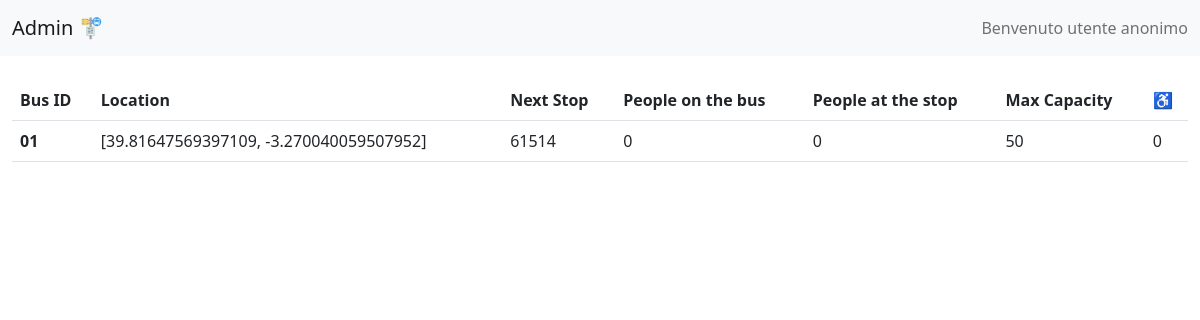
The app's page /bus-admin, older data.
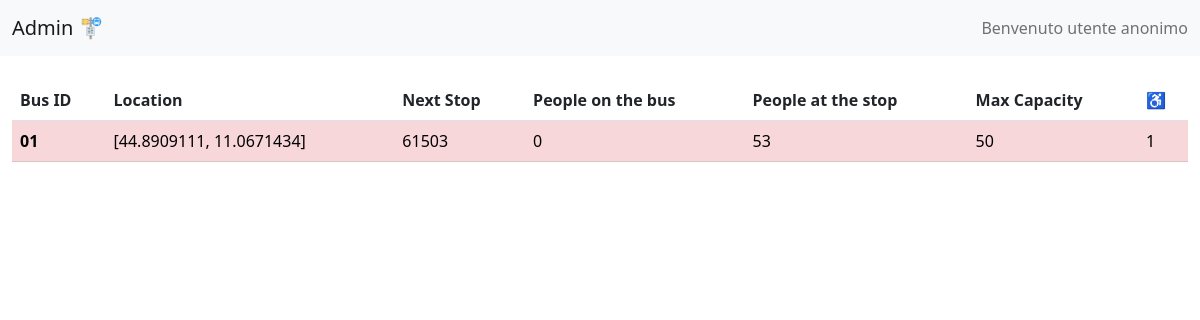
The same page, newer data.
### models.py (models this page shows, shortened)
class Bus(db.Model):
    __tablename__ = "buses"
    id = db.Column(db.String(10), primary_key=True)
    position = db.Column(db.String(80), unique=False, nullable=False)
    stop_id = db.Column(db.String(50), nullable=True)
    seatsCount = db.Column(db.Integer(), nullable=True)

class Stop(db.Model):
    __tablename__ = "stops"
    id = db.Column(db.String(10), primary_key=True)
    position = db.Column(db.String(80), unique=False, nullable=False)
    name = db.Column(db.String(50), nullable=True)
    people = db.Column(db.Integer(), nullable=True)
    hButton = db.Column(db.Integer(), nullable=True)

### app.py (the view)
@app.route("/bus-admin")
def admin():
    datasetBus=[]
    buses = Bus.query.all()
    for bus in buses:
        stop = Stop.query.filter_by(id = bus.stop_id).first()
        datasetBus.append({
            "id": bus.id,
            "loc": bus.position,
            "seats":int(bus.seatsCount),
            "next": stop.id,
            "hButton": stop.hButton,
            "people": int(stop.people) if stop.people != None else 0,
            "max": 50
        })
    return render_template('back.html', data=datasetBus, name = "Admin")

### app.py (called while the page is built)
@app.before_request
def session_handler():
    session.permanent = True
    app.permanent_session_lifetime = timedelta(minutes=1)

### templates/back.html (shortened to what this page needs)
{% extends 'baseof.html' %} {% block titlepage %}{{name}}{% endblock %}  {% block content %}
<table class="table">
  <thead>
    <tr>
      <th scope="col">Bus ID</th>
      <th scope="col">Location</th>
      <th scope="col">Next Stop</th>
      <th scope="col">People on the bus</th>
      <th scope="col">People at the stop</th>
      <th scope="col">Max Capacity</th>
      <th scope="col">♿️</th>
    </tr>
  </thead>
  <tbody>
    {%for bus in data%}
    <tr {%if bus.seats + bus.people > bus.max %}class="table-danger"{%endif%}</tr>
      <th scope="row">{{bus.id}}</th>
      <td>{{bus.loc}}</td>
      <td>{{bus.next}}</td>
      <td>{{bus.seats}}</td>
      <td>{{bus.people}}</td>
      <td>{{bus.max}}</td>
      <td>{{bus.hButton}}</td>
    </tr>
    {%endfor%}
  </tbody>
</table>
{% endblock %}

### templates/baseof.html (shortened to what this page needs)
<!DOCTYPE html>
<html lang="en">
  <head>
    <link
      href="https://cdn.jsdelivr.net/npm/bootstrap@5.2.3/dist/css/bootstrap.min.css"
      rel="stylesheet"
    />
    <link
      rel="stylesheet"
      href="https://unpkg.com/leaflet@1.9.3/dist/leaflet.css"
    />
    <link
      rel="stylesheet"
      href="{{ url_for('static',filename='/style.css') }}"
    />
  </head>
  <body>
    <section class="content">
      <header>
        <nav class="navbar navbar-expand-lg bg-light">
          <div class="container-fluid">
            <a class="navbar-brand" href="/"
              >{% block titlepage %}{% endblock %} 🚏</a
            >
            <span class="navbar-text">
              {% if current_user.is_authenticated %} Benevenuto {{
              current_user.name }}
              {% else %} Benvenuto utente anonimo
              {% endif %}
            </span>
          </div>
        </nav>
      </header>
      <div class="container-fluid mt-4">{% block content %} {% endblock %}</div>
    </section>
  </body>
</html>

Row changes from the older to the newer data that the page shows:
no longer on this page (row unchanged): Stop: next "61514"
now on this page (row edited): Stop: next "61503"
Text that changed along with them:
new list line: "01 [44.8909111, 11.0671434]"
new list line: "0 53 50 1"
list line gone: "01 [39.81647569397109, -3.270040059507952]"
list line gone: "0 0 50 0"
